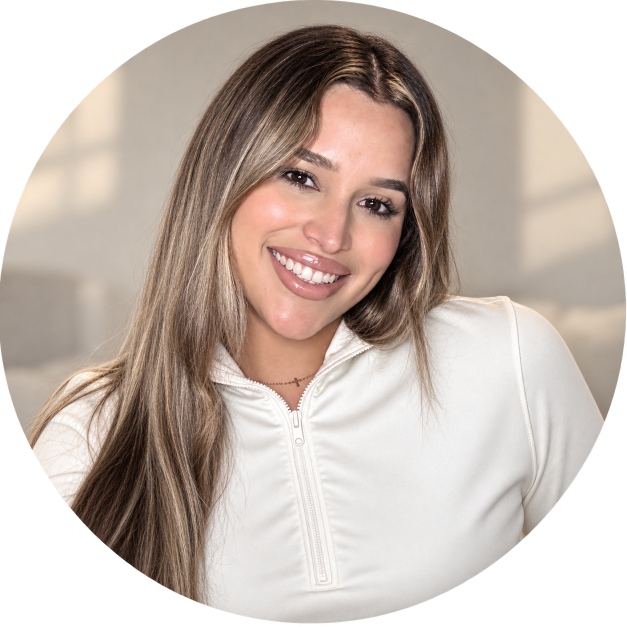
#> input picture assets/reference/portrait-source.png, 1254 x 1254 px (shown at 1/2 size)
$ python prep-assets.py
#> lines starting #> are read from the running program, lines starting #| are printed output that depends on the picture
#!/usr/bin/env python3
"""
Derived assets: the cursor portrait and the social share card.

The artwork itself is no longer built here — tools/prep-art.py owns it, working
from the high-resolution cut-outs in assets/reference/originals/. Everything
this script used to do to the old flat mockups (erasing baked labels with
median filters, feathering a rectangular plate into the page background) is
gone with them: the originals arrive as clean cut-outs with real alpha, so
there is nothing to repair.

Run:  python3 tools/prep-assets.py     (after prep-art.py — the card uses its output)
"""
from PIL import Image, ImageDraw, ImageFont
import numpy as np
import os

ROOT = os.path.dirname(os.path.dirname(os.path.abspath(__file__)))
REF  = os.path.join(ROOT, "assets", "reference")
OUT  = os.path.join(ROOT, "assets", "img")
os.makedirs(OUT, exist_ok=True)

# ------------------------------------------------------------ cursor portrait
# The source is 1254px and the portrait renders up to ~144px on the screens
# where it is largest, so 512 covers 3x density with headroom. It shipped at
# 360 before, which was the one image on the site with real quality to recover.
por = Image.open(os.path.join(REF, "portrait-source.png")).convert("RGBA")
#> por is the input picture: PIL image 1254x1254 RGBA; mean R, G, B, A 144, 130.8, 122.5, 196.7
por.resize((512, 512), Image.LANCZOS).save(
    os.path.join(OUT, "portrait-cursor.webp"), quality=90, method=6, alpha_quality=80)
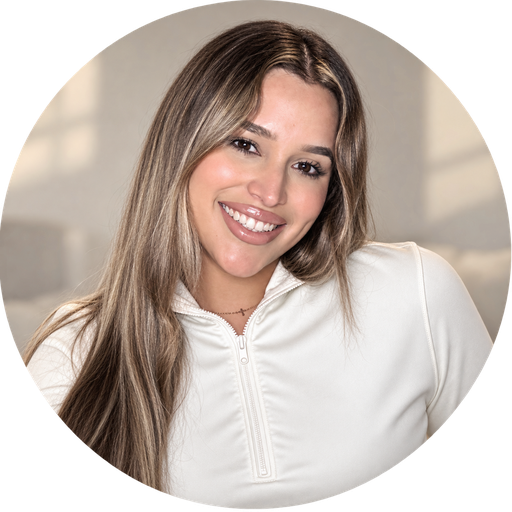
#> saved as portrait-cursor.webp: PIL image 512x512 RGBA; mean R, G, B, A 143.9, 130.7, 122.3, 196.7; transparent parts drawn white

# --------------------------------------------------------------- share card
# Social scrapers are the one place WebP still fails, so this is a JPEG, sized
# 1200x630 — what the platforms crop to anyway. It carries the headline,
# because a link in a job application that previews with a name reads better
# than one that previews with an unlabelled picture.
W, H = 1200, 630
grad = np.zeros((H, W, 3), dtype=np.float64)
c0 = np.array([0xDF, 0xDA, 0xD8], dtype=np.float64)     # warm paper, left
c1 = np.array([0xA6, 0xA8, 0xAE], dtype=np.float64)     # cool grey, right
for x in range(W):
    t = (x / (W - 1)) ** 1.15
    grad[:, x, :] = c0 * (1 - t) + c1 * t
og = Image.fromarray(grad.astype(np.uint8))
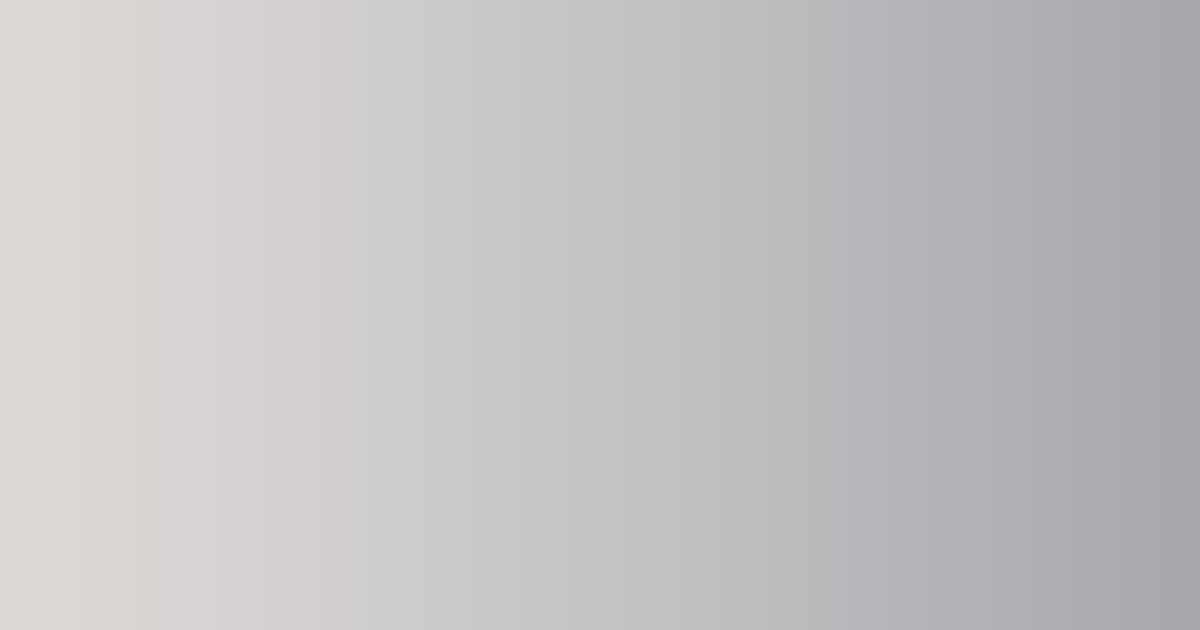
#> og: PIL image 1200x630 RGB; mean R, G, B 196, 194.2, 196

art = Image.open(os.path.join(OUT, "hero-plate-1140.webp")).convert("RGBA")
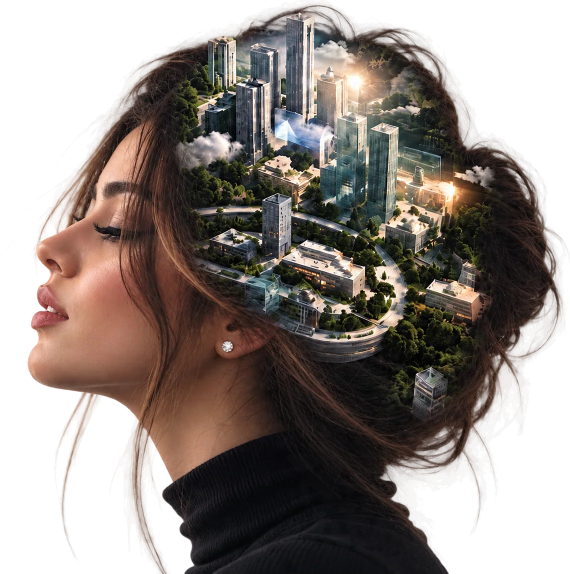
#> input picture assets/img/hero-plate-1140.webp, 1140 x 1147 px (shown at 1/2 size)
#> art is the input picture: PIL image 1140x1147 RGBA; mean R, G, B, A 88.8, 78.6, 72.7, 158.4
art.thumbnail((700, 620), Image.LANCZOS)
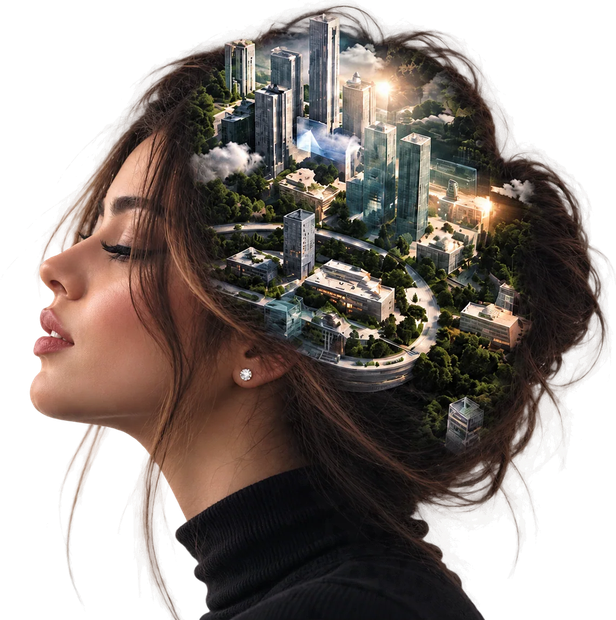
#> art: PIL image 616x620 RGBA; mean R, G, B, A 60.7, 50.5, 44.6, 158.4; transparent parts drawn white
og.paste(art, (W - art.width - 50, H - art.height - 5), art)
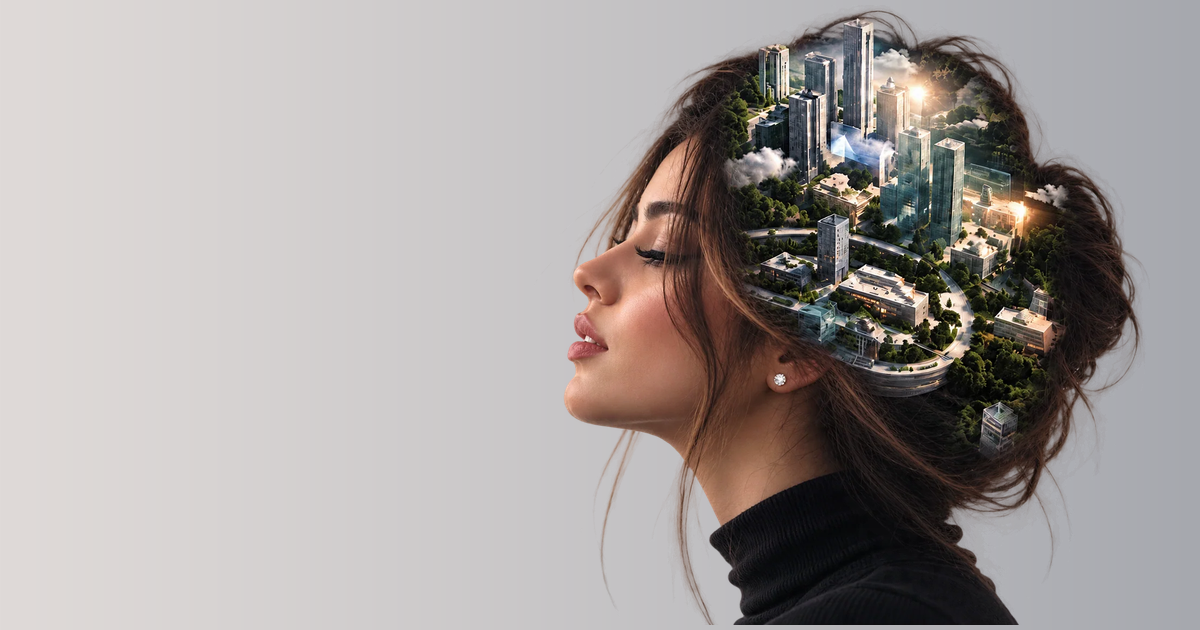
#> og: PIL image 1200x630 RGB; mean R, G, B 164, 158, 156.2

try:
    font_path = "/System/Library/Fonts/Helvetica.ttc"
    name_font = ImageFont.truetype(font_path, 21, index=0)
    head_font = ImageFont.truetype(font_path, 54, index=0)
    d = ImageDraw.Draw(og)
    x, y = 64, 74
    for ch in "NIKOLE UGUETO":                    # letterspaced glyph by glyph
        d.text((x, y), ch, font=name_font, fill=(0x3D, 0x43, 0x4B))
        x += d.textlength(ch, font=name_font) + 3.4
#> this loop made 13 passes
#> x on passes 1 to 12: 83.1, 92.69, 109.9, 129.8, 144.9, 161.6, 171.6, 190.4, 210.1, 228.8, 245.5, 261.7
#> after the loop, x = 281.7
    for i, line in enumerate(["Ideas, people", "and technology", "in my mind."]):
        d.text((62, 250 + i * 66), line, font=head_font, fill=(0x16, 0x19, 0x1E))
except OSError:
    pass          # no system font available: the artwork alone still works

og.save(os.path.join(OUT, "share.jpg"), quality=86, optimize=True, progressive=True)
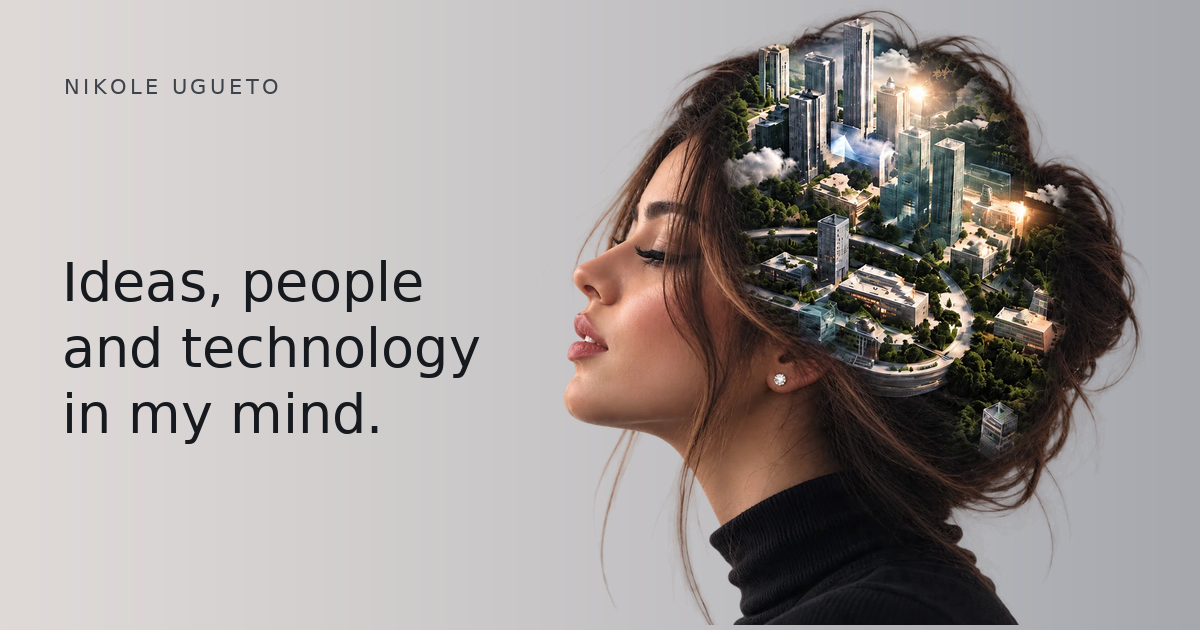
#> saved as share.jpg: PIL image 1200x630 RGB; mean R, G, B 160.8, 155, 153.2

for f in ("portrait-cursor.webp", "share.jpg"):
    print(f"  {os.path.getsize(os.path.join(OUT, f)) / 1024:7.1f} KB  {f}")
